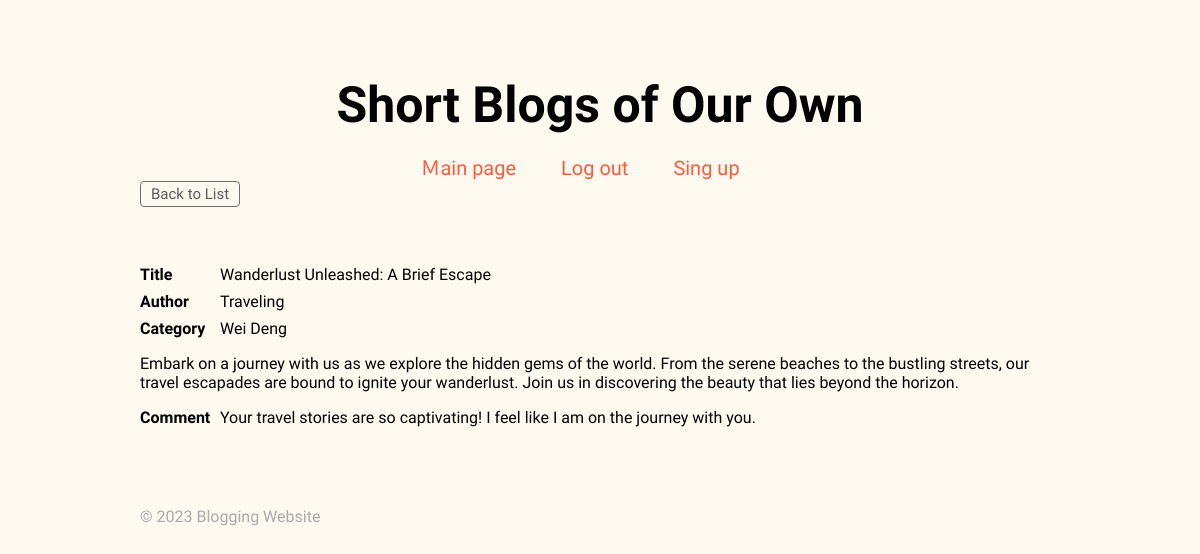
The app's page /server/show.php?id=2, older data.
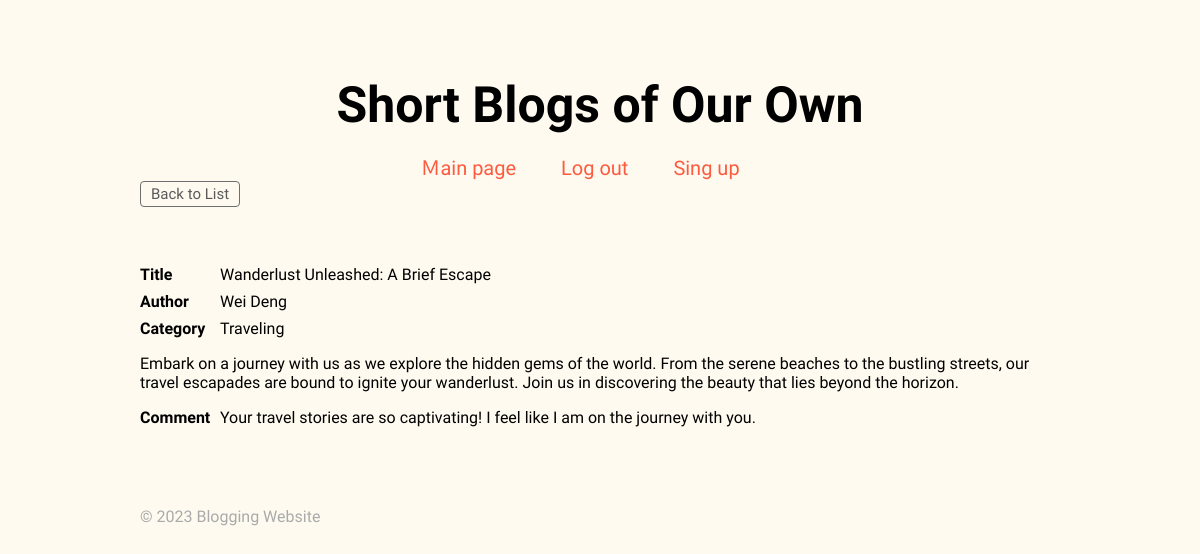
The same page, newer data.
### tables this page shows
CREATE TABLE IF NOT EXISTS `shortblogs` (
  `id` int(100) NOT NULL AUTO_INCREMENT,
  `title` varchar(255) NOT NULL,
  `author` varchar(100) NOT NULL,
  `category` varchar(255) NOT NULL,
  `content` varchar(1000) NOT NULL,
  `comment` varchar(500), 
  PRIMARY KEY (`id`)
);

### server/show.php (the view, shortened to what this page needs)
<!DOCTYPE html>
<html lang="en">
<head>
  <link rel="stylesheet" href="/A02-organized/blogstyle.css" />
</head>
<body>
<?php
include "headerEm.php" ;
$db = db_connect();
$id = $_GET['id'] ;
$sql = "SELECT * FROM shortblogs WHERE id= '$id' ";
$result_set = mysqli_query($db, $sql);
$result = mysqli_fetch_assoc($result_set);
?>
<div id="content">
  <div class="actions">
    <a class="back-link"  href="index.php"> Back to List</a>
  </div>
  <div class="page show">
    <div class="attributes">
      <dl>
        <dt>Title</dt>
        <dd><?php echo $result['title']; ?></dd>
      </dl>
      <dl>
        <dt>Author</dt>
        <dd><?php echo $result['author']; ?></dd>
      </dl>
      <dl>
        <dt>Category</dt>
        <dd><?php echo $result['category']; ?></dd>
      </dl>
      <div>
        <P><?php echo $result['content']; ?></P>
      </div>
      <div>
      <dt>Comment</dt>
        <P><?php echo $result['comment']; ?></P>
      </div>
  </div>
  <?php include 'footerEm.php'; ?>
</body>
</html>

Row changes from the older to the newer data that the page shows:
changed shortblogs "Wanderlust Unleashed: A Brief Escape": author "Traveling" → "Wei Deng"; category "Wei Deng" → "Traveling"
